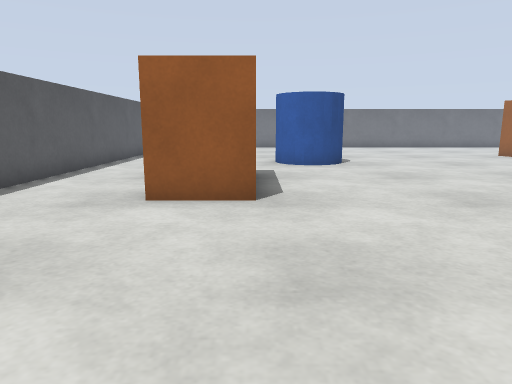
view 1 (above)

20 first-person views from a walk through a Gazebo world. The camera is 0.26 m above the floor, tilts 10° down and sees 70° across. The floor is counted in squares, 0.2 m on a side. Each view is taken from the middle of a square. On the plan, view 1 faces up. The plan holds only what a view shows up to about 15 squares ahead; the rest is blank. The place goes on beyond the plan.

view 2
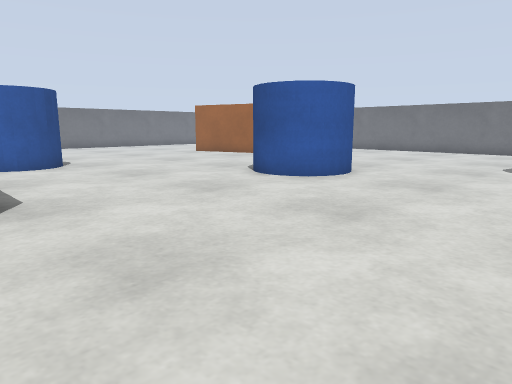

view 3
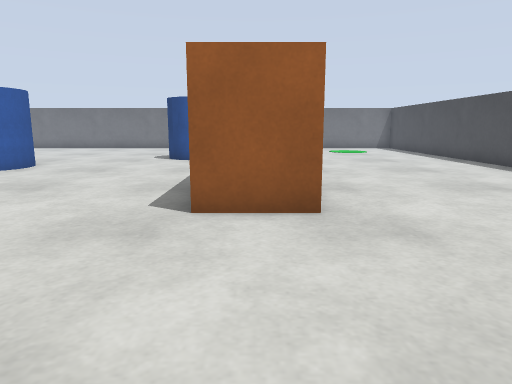

view 4
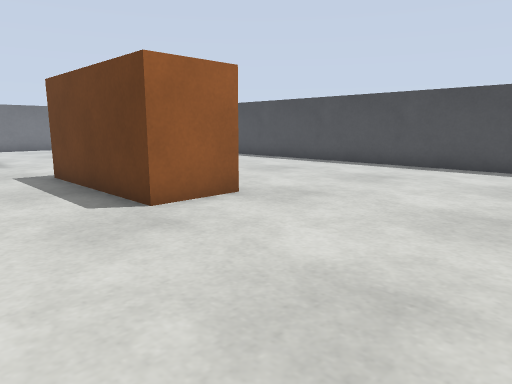

view 5
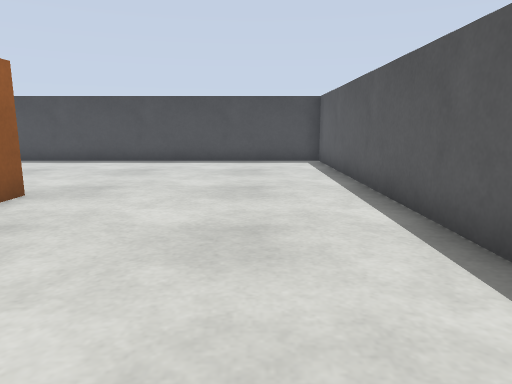

view 6
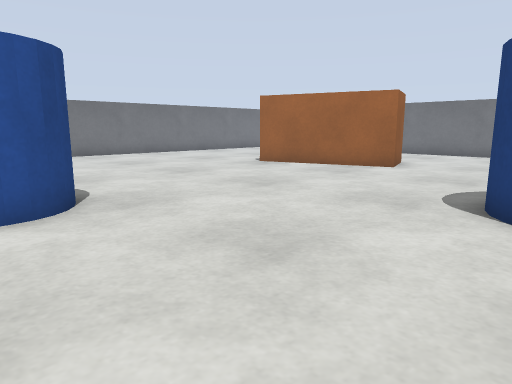

view 7
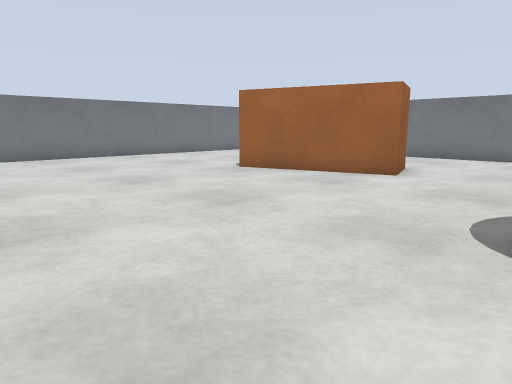

view 8
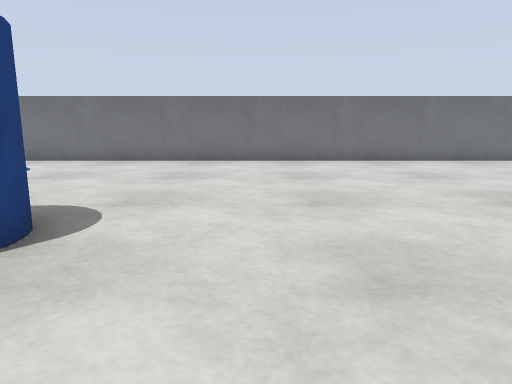

view 9
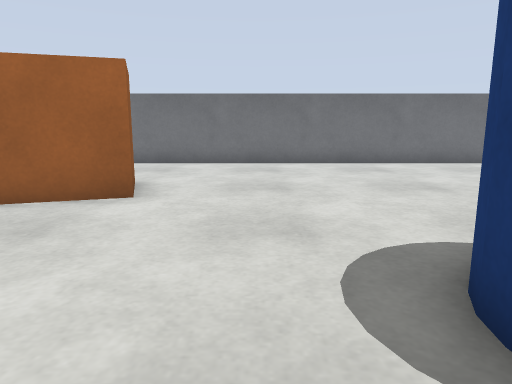

view 10
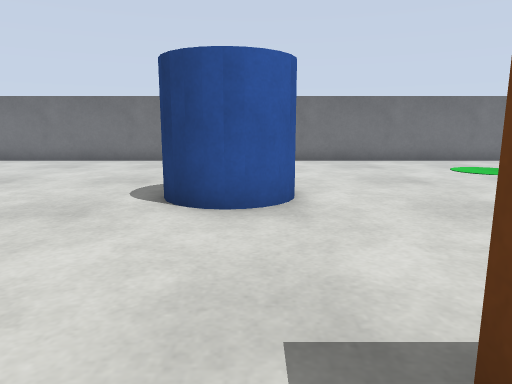

view 11
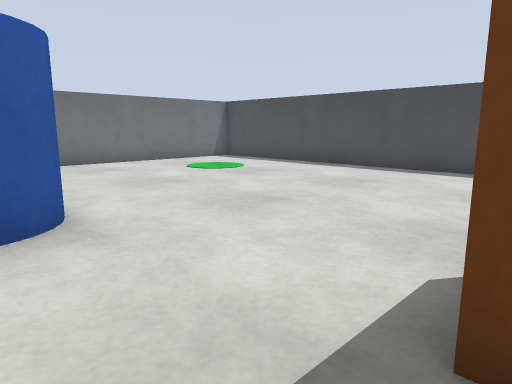

view 12
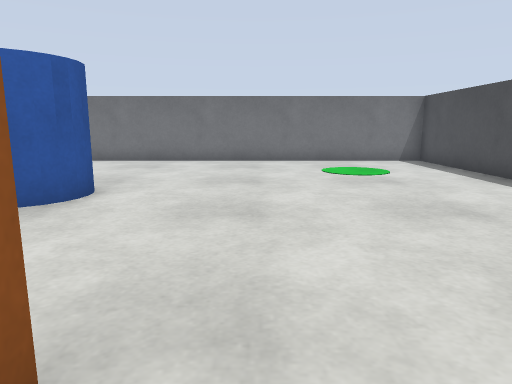

view 13
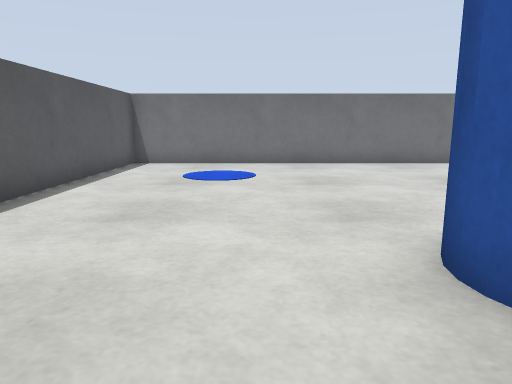

view 14
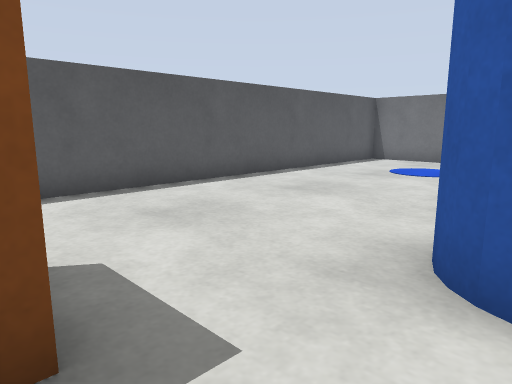

view 15
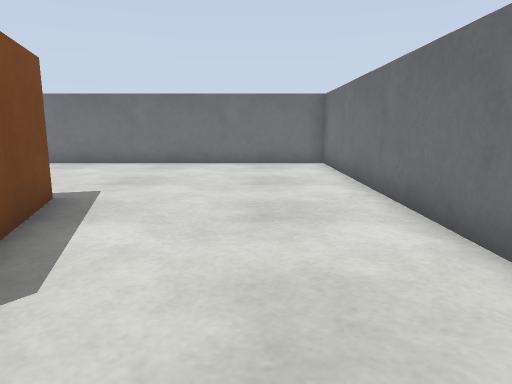

view 16
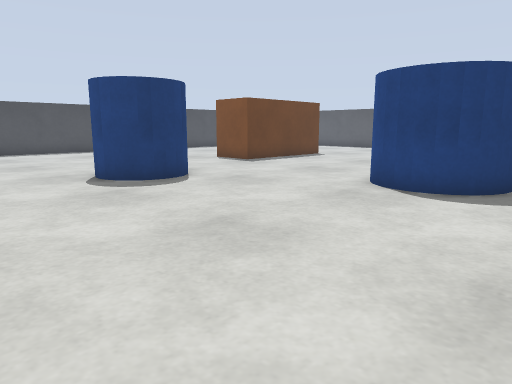

view 17
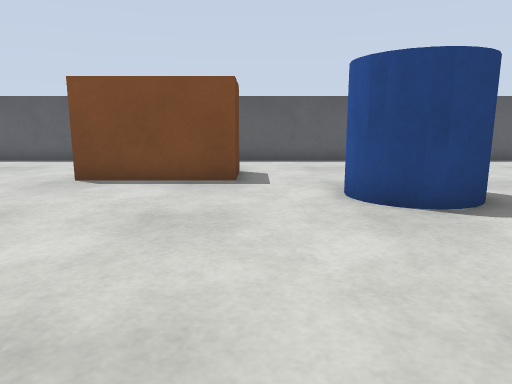

view 18
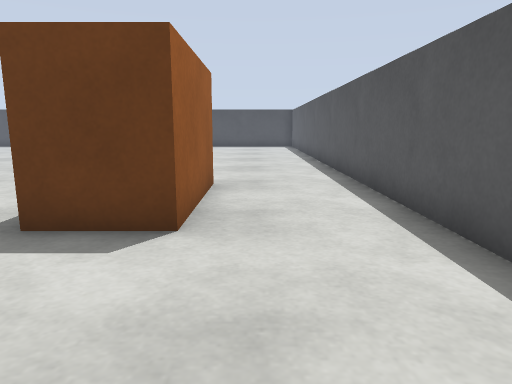

view 19
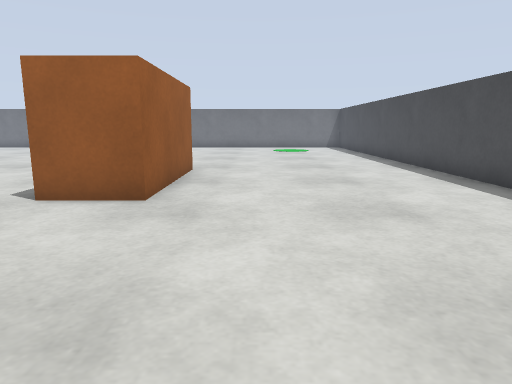

view 20
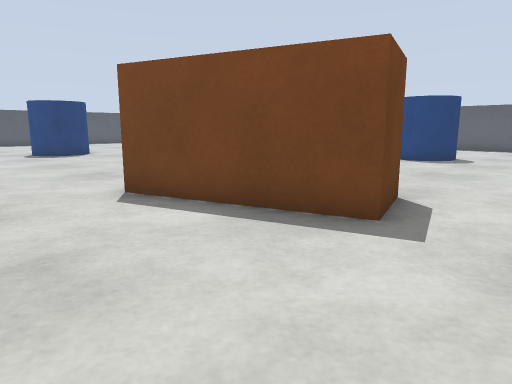

### Floor plan
Key: @ floor where view 1 was taken; # wall or solid block; . floor; P pillar; B orange box.
Columns run from 6 left of view 1 to 20 right of it. Each row starts with its distance up from view 1.
 25 ###########################
 24 #.........................#
 23 #.........................#
 22 #.........................#
 21 #.........................#
 20 #.........................#
 19 #.........................#
 18 #.........................#
 17 #................BBB......#
 16 #.................BBB.....#
 15 #......PPP........B B.....#
 14 #......P P........BBB.....#
 13 #......PPP.........BBB....#
 12 #.........................#
 11 #.........................#
 10 #...BBB...................#
  9 #...B B...................#
  8 #...B B......PPP..........#
  7 #...BBB......P P..........#
  6 #............PPP..........#
  5 #.........................#
  4 #.........................#
  3 #.........................#
  2 #.................P.......#
  1 #................P P......#
  0 #.....@..........P P......#
 -1 #.......BBBBB.....P.......#
 -2 #.......B    .............#
 -3 #.......BBBBB.............#
 -4 #.........................#
 -5 #.........................#
 -6 #.........................#
 -7 #.........................#
 -8 #.........................#
 -9 #.........................#
-10 #.........................#
-11 ###########################

Where each view was taken, in squares from view 1:
view 1: 0 up, 0 right, facing up
view 2: 0 up, 1 left, facing up-right
view 3: 2 down, 4 left, facing right
view 4: 2 up, 4 left, facing down-right
view 5: 4 up, 3 left, facing down
view 6: 7 up, 1 right, facing up-right
view 7: 8 up, 3 right, facing up-right
view 8: 10 up, 6 right, facing up
view 9: 10 up, 6 right, facing right
view 10: 0 up, 5 right, facing right
view 11: 1 up, 6 right, facing down-right
view 12: 4 down, 5 right, facing right
view 13: 11 up, 1 left, facing up
view 14: 10 up, 2 right, facing up-left
view 15: 11 up, 17 right, facing up
view 16: 10 up, 17 right, facing down-left
view 17: 11 up, 9 right, facing left
view 18: 15 up, 3 left, facing down
view 19: 5 down, 5 left, facing right
view 20: 20 up, 18 right, facing down-left
